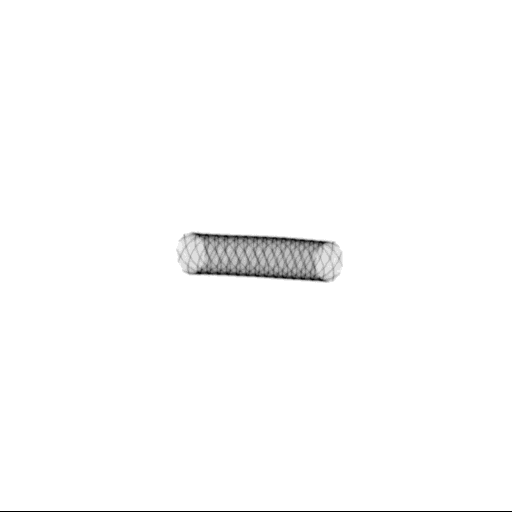
#> input picture data/dataset/base_png_adjusted/base7.png, 512 x 512 px; the run also reads 1 picture not shown here
$ jupyter execute test.ipynb
#> lines starting #> are read from the running program, lines starting #| are printed output that depends on the picture; long printed decimals are rounded
[cell 1]
from skimage.metrics import peak_signal_noise_ratio, structural_similarity

[cell 2]
from PIL import Image
import numpy as np


orig = np.array(Image.open("data/dataset/base_png_adjusted/base7.png")) / 2 ** 16
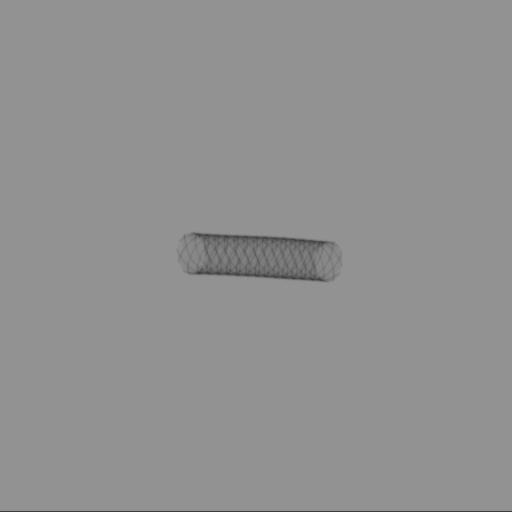
#> orig: shape (512, 512) float64; min 0.241, max 0.574, mean 0.57
comp = np.array(Image.open("data/results/bm3d/base7.png")) / 2 ** 16
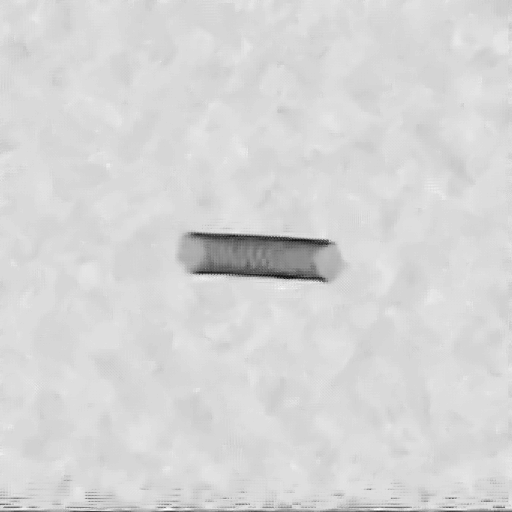
#> comp: shape (512, 512) float64; min 0.000992, max 0.00244, mean 0.00221; drawn with min black and max white

print(peak_signal_noise_ratio(orig, comp))
#| 4.900
print(structural_similarity(orig, comp))
#| 0.008863
